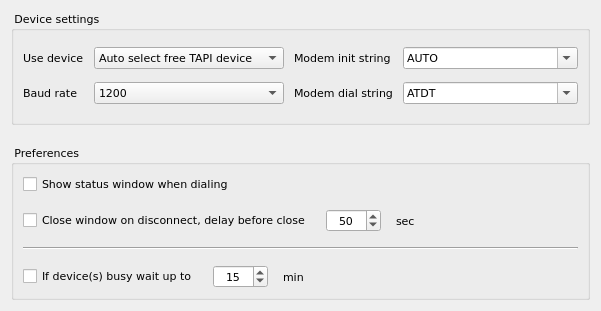
<?xml version="1.0" encoding="UTF-8"?>
<ui version="4.0">
 <class>PagersOptionsWidget</class>
 <widget class="QWidget" name="PagersOptionsWidget">
  <property name="geometry">
   <rect>
    <x>0</x>
    <y>0</y>
    <width>601</width>
    <height>311</height>
   </rect>
  </property>
  <property name="font">
   <font>
    <family>DejaVu Sans</family>
    <pointsize>8</pointsize>
   </font>
  </property>
  <property name="windowTitle">
   <string>Pagers</string>
  </property>
  <layout class="QVBoxLayout" name="verticalLayout_2">
   <property name="spacing">
    <number>20</number>
   </property>
   <item>
    <widget class="QGroupBox" name="gpDeviceSettings">
     <property name="title">
      <string> Device settings  </string>
     </property>
     <layout class="QGridLayout" name="gridLayout" columnstretch="1,1,1,1">
      <property name="horizontalSpacing">
       <number>10</number>
      </property>
      <item row="0" column="0">
       <widget class="QLabel" name="lblUseDevice">
        <property name="sizePolicy">
         <sizepolicy hsizetype="Maximum" vsizetype="Preferred">
          <horstretch>0</horstretch>
          <verstretch>0</verstretch>
         </sizepolicy>
        </property>
        <property name="text">
         <string>Use device</string>
        </property>
       </widget>
      </item>
      <item row="0" column="1">
       <widget class="QComboBox" name="cmbUseDevice">
        <item>
         <property name="text">
          <string>Auto select free TAPI device</string>
         </property>
        </item>
       </widget>
      </item>
      <item row="0" column="2">
       <widget class="QLabel" name="lblModemInitString">
        <property name="sizePolicy">
         <sizepolicy hsizetype="Maximum" vsizetype="Preferred">
          <horstretch>0</horstretch>
          <verstretch>0</verstretch>
         </sizepolicy>
        </property>
        <property name="text">
         <string>Modem init string</string>
        </property>
       </widget>
      </item>
      <item row="0" column="3">
       <widget class="QComboBox" name="cmbModemInitString">
        <property name="editable">
         <bool>true</bool>
        </property>
        <item>
         <property name="text">
          <string>AUTO</string>
         </property>
        </item>
        <item>
         <property name="text">
          <string>ATZ~</string>
         </property>
        </item>
       </widget>
      </item>
      <item row="1" column="0">
       <widget class="QLabel" name="lblBaudRate">
        <property name="text">
         <string>Baud rate</string>
        </property>
       </widget>
      </item>
      <item row="1" column="1">
       <widget class="QComboBox" name="cmbBaudRate">
        <item>
         <property name="text">
          <string>1200</string>
         </property>
        </item>
        <item>
         <property name="text">
          <string>2400</string>
         </property>
        </item>
        <item>
         <property name="text">
          <string>4800</string>
         </property>
        </item>
        <item>
         <property name="text">
          <string>9600</string>
         </property>
        </item>
        <item>
         <property name="text">
          <string>19200</string>
         </property>
        </item>
       </widget>
      </item>
      <item row="1" column="2">
       <widget class="QLabel" name="lblModemDialString">
        <property name="text">
         <string>Modem dial string</string>
        </property>
       </widget>
      </item>
      <item row="1" column="3">
       <widget class="QComboBox" name="cmbModemDialString">
        <property name="editable">
         <bool>true</bool>
        </property>
        <item>
         <property name="text">
          <string>ATDT</string>
         </property>
        </item>
        <item>
         <property name="text">
          <string>ATDP</string>
         </property>
        </item>
       </widget>
      </item>
     </layout>
    </widget>
   </item>
   <item>
    <widget class="QGroupBox" name="gpPreference">
     <property name="title">
      <string> Preferences  </string>
     </property>
     <layout class="QVBoxLayout" name="verticalLayout">
      <property name="spacing">
       <number>15</number>
      </property>
      <item>
       <widget class="QCheckBox" name="chkShowStatusWindow">
        <property name="text">
         <string>Show status window when dialing</string>
        </property>
       </widget>
      </item>
      <item>
       <layout class="QHBoxLayout" name="horizontalLayout_2">
        <item>
         <widget class="QCheckBox" name="chkCloseWindowOnDisconnect">
          <property name="text">
           <string>Close window on disconnect, delay before close</string>
          </property>
         </widget>
        </item>
        <item>
         <widget class="QSpinBox" name="spinCloseWindowOnDisconnect">
          <property name="sizePolicy">
           <sizepolicy hsizetype="Maximum" vsizetype="Fixed">
            <horstretch>0</horstretch>
            <verstretch>0</verstretch>
           </sizepolicy>
          </property>
          <property name="alignment">
           <set>Qt::AlignCenter</set>
          </property>
          <property name="maximum">
           <number>3600</number>
          </property>
          <property name="value">
           <number>50</number>
          </property>
         </widget>
        </item>
        <item>
         <widget class="QLabel" name="label_134">
          <property name="text">
           <string>sec</string>
          </property>
         </widget>
        </item>
       </layout>
      </item>
      <item>
       <widget class="Line" name="line_6">
        <property name="orientation">
         <enum>Qt::Horizontal</enum>
        </property>
       </widget>
      </item>
      <item>
       <layout class="QHBoxLayout" name="horizontalLayout">
        <item>
         <widget class="QCheckBox" name="chkIfDeviceBusyWait">
          <property name="sizePolicy">
           <sizepolicy hsizetype="Maximum" vsizetype="Fixed">
            <horstretch>0</horstretch>
            <verstretch>0</verstretch>
           </sizepolicy>
          </property>
          <property name="text">
           <string>If device(s) busy wait up to</string>
          </property>
         </widget>
        </item>
        <item>
         <widget class="QSpinBox" name="spinIfDeviceBusyWait">
          <property name="sizePolicy">
           <sizepolicy hsizetype="Maximum" vsizetype="Fixed">
            <horstretch>0</horstretch>
            <verstretch>0</verstretch>
           </sizepolicy>
          </property>
          <property name="alignment">
           <set>Qt::AlignCenter</set>
          </property>
          <property name="correctionMode">
           <enum>QAbstractSpinBox::CorrectToPreviousValue</enum>
          </property>
          <property name="maximum">
           <number>1440</number>
          </property>
          <property name="value">
           <number>15</number>
          </property>
         </widget>
        </item>
        <item>
         <widget class="QLabel" name="label_135">
          <property name="sizePolicy">
           <sizepolicy hsizetype="Minimum" vsizetype="Preferred">
            <horstretch>0</horstretch>
            <verstretch>0</verstretch>
           </sizepolicy>
          </property>
          <property name="text">
           <string>min</string>
          </property>
         </widget>
        </item>
       </layout>
      </item>
     </layout>
    </widget>
   </item>
  </layout>
 </widget>
 <resources/>
 <connections/>
</ui>
